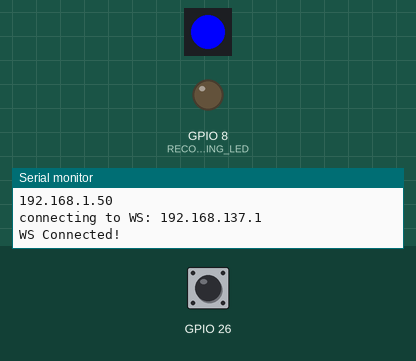
Recording of a sketch running on a simulated ESP32. Shown: 1 RGB LEDs in strip order, left to right, output pins drawn as LEDs (lit = HIGH), the last lines printed to the serial monitor. The test bench sets the inputs (shaded band); at power-on: GPIO 26 HIGH. WiFi joins after 1.5 s; servers stay silent unless stated.

Above: at 2.9 s.
3.0 s: GPIO 26 pulled LOW for 0.15 s
At 3.9 s:
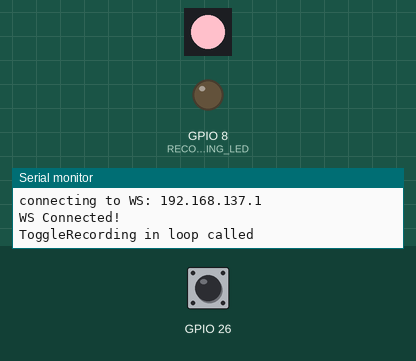
Timing chart, 0 to 6.0 s (numbered marks = the images above; inputs shaded):
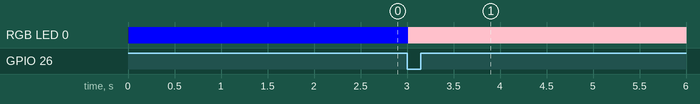

The sketch:

OBS-Remote-Client.ino
```cpp
/**
 * Project: ESP32 OBS Studio Recording Controller
 * Board used: FireBeetle 2 ESP32-E
 * * Description:
 * A wireless, physical macro pad using an ESP32 microcontroller to remotely
 * control OBS (Open Broadcaster Software) over a local WiFi network.
 * * It utilizes the OBS WebSocket API to send commands and listen for real-time
 * status updates. A hardware push-button (with interrupt-driven software
 * debouncing) acts as a physical toggle switch to start and stop recording.
 * An integrated WS2812 RGB LED (NeoPixel) provides visual feedback of the
 * current OBS state:
 * * LED Status Indicators:
 * - Blue:      Initializing / Powered On
 * - Green:     OBS Connected / Standby (Not Recording)
 * - Red:       OBS is actively Recording
 * - DarkCyan:  JSON Parsing Error / Deserialization Failure
 * * Hardware: DFRobot FireBeetle ESP32, Push Button, WS2812 RGB LED
 * Dependencies: ArduinoJson, ArduinoWebsockets, FastLED
 * Protocol: OBS Websocket Protocol v5 https://github.com/obsproject/obs-websocket/blob/master/docs/generated/protocol.md
*/
#include <ArduinoJson.h> // https://github.com/bblanchon/ArduinoJson
#include <ArduinoWebsockets.h> // https://github.com/gilmaimon/ArduinoWebsockets
#include <WiFi.h> // https://wiki.dfrobot.com/FireBeetle_Board_ESP32_E_SKU_DFR0654#10.3%20WiFi
#include <FastLED.h> // https://wiki.dfrobot.com/FireBeetle_Board_ESP32_E_SKU_DFR0654#9.3%20RGB%20LED

// WIFI
const char *ssid = "KOSTIS-XPS";  // Change this to your WiFi SSID
const char *password = "kostis123";  // Change this to your WiFi password

// Websockets
const char* websockets_server_host = "192.168.137.1"; //Enter server adress
const uint16_t websockets_server_port = 4455; // Enter server port
using namespace websockets;
WebsocketsClient client;

// FAST LED
#define NUM_LEDS 1          //Number of RGB LED beads
#define DATA_PIN D8         //The pin for controlling RGB LED
#define LED_TYPE NEOPIXEL   //RGB LED strip type
#define RECORDING_LED D9    // LED Pin for recording detection
CRGB leds[NUM_LEDS];        //Instantiate RGB LED

enum LedStatus {
  INIT,
  WAITING,
  READY,
  RECORDING,
  UNKNOWN
};

struct Button {          //Define the button struct
    const uint8_t PIN;   //Define button pin
    bool pressed;        //Determine if the button is pressed, return true if it's pressed
    volatile unsigned long lastPressTime;
};
// Instantiated a button, and use the on-board button.
// Button 26 is D3 PIN on on Firebeattle ESP32-e (I used)
Button button = {26, false, 0};

void ARDUINO_ISR_ATTR isr() {    //Interrupt processing function
    unsigned long currentTime = millis();

    // If 250ms have passed since the last trigger, it's a real press
    if (currentTime - button.lastPressTime > 250) {
        button.pressed = true;
        button.lastPressTime = currentTime; // Update the timer
    }
}

void updateStatus(LedStatus status) {
  switch (status) {
    case INIT:
      leds[0] = CRGB::Blue;
      break;
    case WAITING:
      leds[0] = CRGB::Pink;
      break;
    case UNKNOWN:
      leds[0] = CRGB::DarkCyan;
      break;
    case READY:
      leds[0] = CRGB::Green;
      break;
    case RECORDING:
      leds[0] = CRGB::Red;
      break;
  }

  if (status == RECORDING) {
    digitalWrite(RECORDING_LED, HIGH);
  } else {
    digitalWrite(RECORDING_LED, LOW);
  }

  FastLED.show();
}

void onMessageCallback(WebsocketsMessage message) {
    Serial.print("Got Message: ");
    const char *data = message.c_str();

    Serial.println(data);

    JsonDocument doc;
    DeserializationError error = deserializeJson(doc, data);
    if (error) {
      Serial.print(F("deserializeJson() failed: "));
      Serial.println(error.f_str());

      updateStatus(UNKNOWN);

      return;
    }

    if (doc["op"] == 5){
      if (!strcmp(doc["d"]["eventType"].as<const char*>(), "RecordStateChanged")){
        if (doc["d"]["eventData"]["outputActive"]){
          updateStatus(RECORDING);
        } else {
          updateStatus(READY);
        }
      }
    } else if(doc["op"] == 7) {
      if (!strcmp(doc["d"]["requestType"].as<const char*>(), "GetRecordStatus")){
         if (doc["d"]["responseData"]["outputActive"]){
          updateStatus(RECORDING);
         } else {
           updateStatus(READY);
        }
      }
    }
}

void toggleRecording() {
  if (client.available()) {
    client.send("{\"op\": 6,\"d\": {\"requestType\": \"ToggleRecord\",\"requestId\": \"f819dcf0-89cc-11eb-8f0e-382c4ac93b9c\"}}");
  } else {
     Serial.println("client not available");
  }
}

void onEventsCallback(WebsocketsEvent event, String data) {
    if(event == WebsocketsEvent::ConnectionOpened) {
        Serial.println("WS Connnection Opened");
    } else if(event == WebsocketsEvent::ConnectionClosed) {
        Serial.println("WS Connnection Closed");
    } else if(event == WebsocketsEvent::GotPing) {
        Serial.println("Got a Ping!");
    } else if(event == WebsocketsEvent::GotPong) {
        Serial.println("Got a Pong!");
    }
}

void setup() {
  Serial.begin(115200);
  FastLED.addLeds<LED_TYPE, DATA_PIN>(leds, NUM_LEDS);
  pinMode(RECORDING_LED, OUTPUT);
  digitalWrite(RECORDING_LED, LOW);

  updateStatus(INIT);

  // Button setup and interrupt
  pinMode(button.PIN, INPUT_PULLUP);
  attachInterrupt(button.PIN, isr, FALLING);

  // We start by connecting to a WiFi network
  Serial.println();
  Serial.println("******************************************************");
  Serial.print("Connecting to ");
  Serial.println(ssid);

  WiFi.begin(ssid, password);

  while (WiFi.status() != WL_CONNECTED) {
    delay(500);
    Serial.print(".");
  }

  Serial.println("");
  Serial.println("WiFi connected");
  Serial.println("IP address: ");
  Serial.println(WiFi.localIP());

  // Setup Websocket Callbacks
  client.onMessage(onMessageCallback);
  client.onEvent(onEventsCallback);

  // Connect to server
  Serial.print("connecting to WS: ");
  Serial.println(websockets_server_host);
  bool connected = client.connect(websockets_server_host, websockets_server_port, "/");
  if(connected) {
      Serial.println("WS Connected!");
      // client.send("{\"op\": 1,\"d\": {\"rpcVersion\": 1,\"eventSubscriptions\": 33}}");
      client.send("{\"op\": 1,\"d\": {\"rpcVersion\": 1}}");
      // TODO: Authentication goes here
      // TODO: eventsScubscription bitmap
      client.send("{\"op\": 6, \"d\": { \"requestType\": \"GetRecordStatus\", \"requestId\": \"f819dcf0-89cc-11eb-8f0e-382c4ac93b9c\"}}");

  } else {
      Serial.println("Not Connected!");
  }
}

void loop() {
  if(client.available()) {
      client.poll();
  }

  if (button.pressed) {
    button.pressed = false;

    updateStatus(WAITING);

    Serial.printf("ToggleRecording in loop called");
    toggleRecording();

  }
  delay(50);
}
```

Measured:
- after the input at 3.0 s, RGB LED 0: RGB(0, 0, 255) → RGB(255, 192, 203) at once
